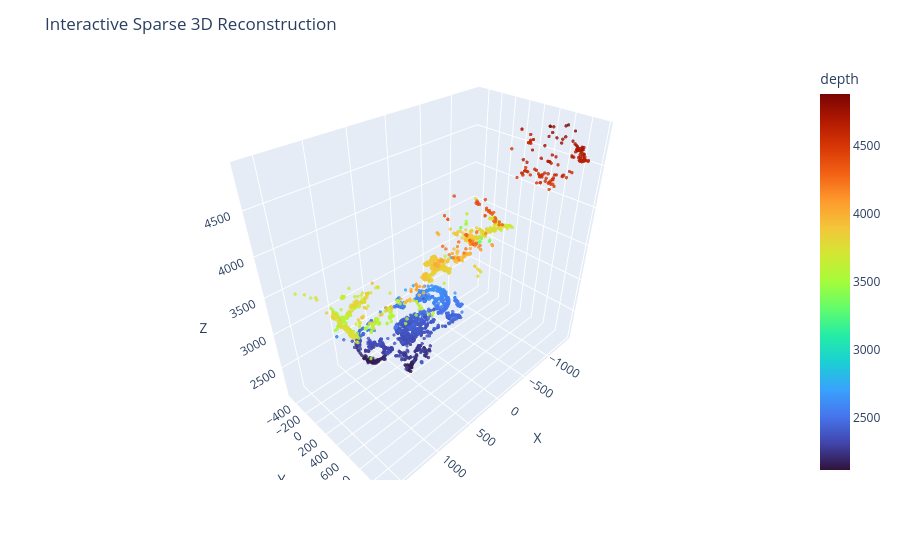

Notebook source saved alongside this figure:
### Code cell
# trying interactve plotting 
import plotly.express as px

plot_df = pd.DataFrame({
    "X": valid_points_3D[:, 0],
    "Y": -valid_points_3D[:, 1],
    "Z": valid_points_3D[:, 2],
    "depth": valid_points_3D[:, 2],
})

fig = px.scatter_3d(
    plot_df,
    x="X",
    y="Y",
    z="Z",
    color="depth",
    color_continuous_scale="turbo",
    opacity=0.8,
)

fig.update_traces(marker=dict(size=2))
fig.update_layout(title="Interactive Sparse 3D Reconstruction")
fig.show()

### Figure 1 — Plotly figure (JSON) as saved in the notebook; plotly's stock layout.template omitted (floating-point values rounded to 4 significant figures; data arrays with more than 128 entries replaced by an {"elided": "..."} marker saying what was removed)
{"data": [{"hovertemplate": "X=%{x}<br>Y=%{y}<br>Z=%{z}<br>depth=%{marker.color}<extra></extra>", "legendgroup": "", "marker": {"color": {"elided": "3439 float values"}, "coloraxis": "coloraxis", "opacity": 0.8, "size": 2, "symbol": "circle"}, "mode": "markers", "name": "", "scene": "scene", "showlegend": false, "type": "scatter3d", "x": {"elided": "3439 float values"}, "y": {"elided": "3439 float values"}, "z": {"elided": "3439 float values"}}], "layout": {"coloraxis": {"colorbar": {"title": {"text": "depth"}}, "colorscale": [[0, "#30123b"], [0.07143, "#4145ab"], [0.1429, "#4675ed"], [0.2143, "#39a2fc"], [0.2857, "#1bcfd4"], [0.3571, "#24eca6"], [0.4286, "#61fc6c"], [0.5, "#a4fc3b"], [0.5714, "#d1e834"], [0.6429, "#f3c63a"], [0.7143, "#fe9b2d"], [0.7857, "#f36315"], [0.8571, "#d93806"], [0.9286, "#b11901"], [1, "#7a0402"]]}, "legend": {"tracegroupgap": 0}, "margin": {"t": 60}, "scene": {"domain": {"x": [0, 1], "y": [0, 1]}, "xaxis": {"title": {"text": "X"}}, "yaxis": {"title": {"text": "Y"}}, "zaxis": {"title": {"text": "Z"}}}, "title": {"text": "Interactive Sparse 3D Reconstruction"}}}
